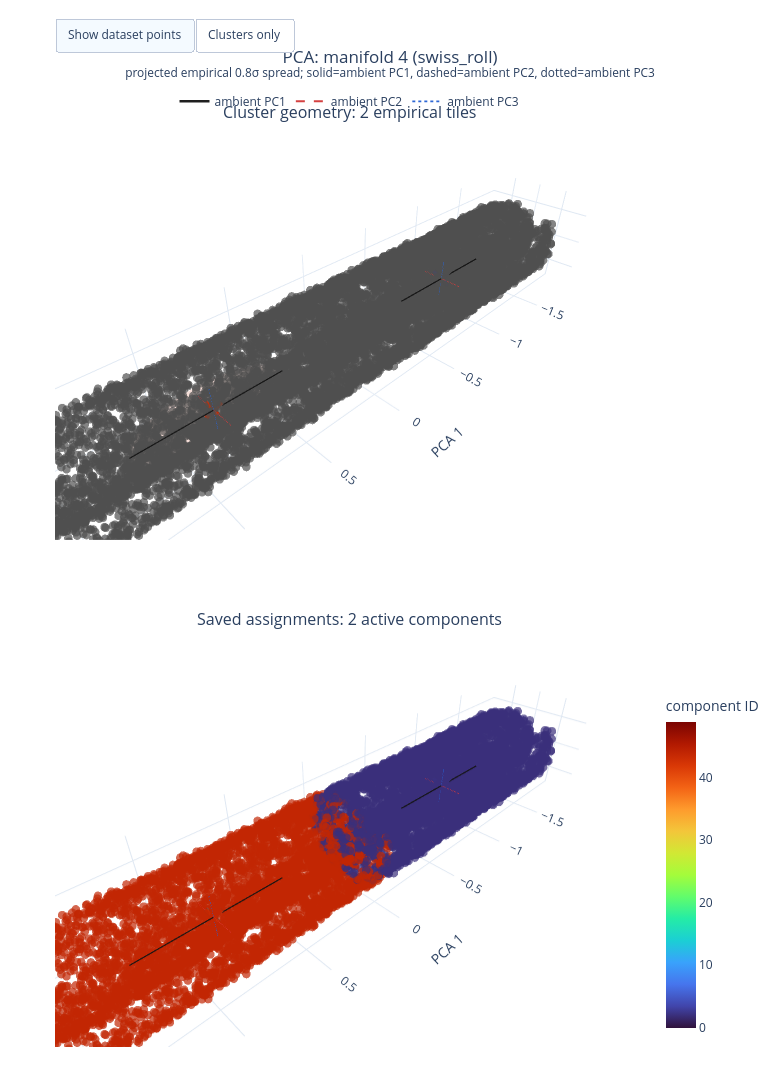

Source (notebook cell):
### Code cell
if RUN_PCA:
    from sklearn.decomposition import PCA

    pca = PCA(n_components=N_COMPONENTS, svd_solver=PCA_SVD_SOLVER)
    pca_points = pca.fit_transform(manifold_points_np)
    pca_means = pca.transform(means_np)
    pca_basis = pca.components_
    pca_covariances = np.einsum(
        "pd,kde,qe->kpq", pca_basis, covariances_np, pca_basis, optimize=True
    )
    pca_pc_directions = np.einsum(
        "pd,kdr->krp", pca_basis, ambient_pc_vectors_np, optimize=True
    )
    validate_projected_tiles(pca_means, pca_covariances, pca_pc_directions)

    display(pd.DataFrame({
        "PCA axis": np.arange(1, N_COMPONENTS + 1),
        "explained_variance_ratio": pca.explained_variance_ratio_,
        "cumulative": np.cumsum(pca.explained_variance_ratio_),
    }))
    pca_figure = plot_projection_pair(
        pca_points,
        pca_means,
        pca_covariances,
        pca_pc_directions,
        method_name="PCA",
        note=(
            f"projected empirical {ELLIPSE_N_STD:g}σ spread; "
            "solid=ambient PC1, dashed=ambient PC2"
            + (", dotted=ambient PC3" if N_COMPONENTS == 3 else "")
        ),
    )

### Figure 1 — Plotly figure (JSON) as saved in the notebook; plotly's stock layout.template omitted (floating-point values rounded to 4 significant figures; data arrays with more than 128 entries replaced by an {"elided": "..."} marker saying what was removed)
{"data": [{"color": "rgb(62, 60, 152)", "flatshading": false, "hovertemplate": "component 2<br>points on selected manifold 15,157<br>total assigned points 15,157<br>mean distance to manifold 0.14580<extra></extra>", "i": {"elided": "324 int values"}, "j": {"elided": "324 int values"}, "k": {"elided": "324 int values"}, "opacity": 0.08, "scene": "scene", "showlegend": false, "showscale": false, "type": "mesh3d", "x": {"elided": "180 float values"}, "y": {"elided": "180 float values"}, "z": {"elided": "180 float values"}}, {"color": "rgb(203, 45, 4)", "flatshading": false, "hovertemplate": "component 44<br>points on selected manifold 14,843<br>total assigned points 14,843<br>mean distance to manifold 0.14339<extra></extra>", "i": {"elided": "324 int values"}, "j": {"elided": "324 int values"}, "k": {"elided": "324 int values"}, "opacity": 0.08, "scene": "scene", "showlegend": false, "showscale": false, "type": "mesh3d", "x": {"elided": "180 float values"}, "y": {"elided": "180 float values"}, "z": {"elided": "180 float values"}}, {"color": "rgb(62, 60, 152)", "flatshading": false, "hovertemplate": "component 2<br>points on selected manifold 15,157<br>total assigned points 15,157<br>mean distance to manifold 0.14580<extra></extra>", "i": {"elided": "324 int values"}, "j": {"elided": "324 int values"}, "k": {"elided": "324 int values"}, "opacity": 0.08, "scene": "scene2", "showlegend": false, "showscale": false, "type": "mesh3d", "x": {"elided": "180 float values"}, "y": {"elided": "180 float values"}, "z": {"elided": "180 float values"}}, {"color": "rgb(203, 45, 4)", "flatshading": false, "hovertemplate": "component 44<br>points on selected manifold 14,843<br>total assigned points 14,843<br>mean distance to manifold 0.14339<extra></extra>", "i": {"elided": "324 int values"}, "j": {"elided": "324 int values"}, "k": {"elided": "324 int values"}, "opacity": 0.08, "scene": "scene2", "showlegend": false, "showscale": false, "type": "mesh3d", "x": {"elided": "180 float values"}, "y": {"elided": "180 float values"}, "z": {"elided": "180 float values"}}, {"hovertemplate": "point (%{x:.4f}, %{y:.4f}, %{z:.4f})<extra></extra>", "marker": {"color": "rgba(55, 55, 55, 0.70)", "size": 5}, "mode": "markers", "scene": "scene", "showlegend": false, "type": "scatter3d", "x": {"elided": "10000 float values"}, "y": {"elided": "10000 float values"}, "z": {"elided": "10000 float values"}}, {"customdata": {"elided": "10000x3 int values"}, "hovertemplate": "component %{customdata[0]:.0f}<br>points on selected manifold %{customdata[1]:,.0f}<br>total assigned points %{customdata[2]:,.0f}<br>point (%{x:.4f}, %{y:.4f}, %{z:.4f})<extra></extra>", "marker": {"cmax": 49, "cmin": 0, "color": {"elided": "10000 int values"}, "colorbar": {"len": 0.38, "title": {"text": "component ID"}, "x": 1.02, "y": 0.2}, "colorscale": [[0, "#30123b"], [0.07143, "#4145ab"], [0.1429, "#4675ed"], [0.2143, "#39a2fc"], [0.2857, "#1bcfd4"], [0.3571, "#24eca6"], [0.4286, "#61fc6c"], [0.5, "#a4fc3b"], [0.5714, "#d1e834"], [0.6429, "#f3c63a"], [0.7143, "#fe9b2d"], [0.7857, "#f36315"], [0.8571, "#d93806"], [0.9286, "#b11901"], [1, "#7a0402"]], "opacity": 0.7, "size": 5}, "mode": "markers", "scene": "scene2", "showlegend": false, "type": "scatter3d", "x": {"elided": "10000 float values"}, "y": {"elided": "10000 float values"}, "z": {"elided": "10000 float values"}}, {"hoverinfo": "skip", "legendgroup": "pc1", "line": {"color": "rgba(20, 20, 20, 0.95)", "dash": "solid", "width": 2.4}, "mode": "lines", "name": "ambient PC1", "scene": "scene", "showlegend": true, "type": "scatter3d", "x": [-0.4414, -1.225, null, 1.239, 0.4621, null], "y": [-0.002901, 0.001276, null, 0.0003636, 0.001301, null], "z": [0.0005291, -4.91e-06, null, 0.0002845, -0.000822, null]}, {"hoverinfo": "skip", "legendgroup": "pc2", "line": {"color": "rgba(210, 55, 55, 0.95)", "dash": "dash", "width": 2}, "mode": "lines", "name": "ambient PC2", "scene": "scene", "showlegend": true, "type": "scatter3d", "x": [-0.8323, -0.8338, null, 0.8509, 0.8505, null], "y": [0.1351, -0.1367, null, 0.1373, -0.1356, null], "z": [-0.002701, 0.003226, null, 0.002831, -0.003368, null]}, {"hoverinfo": "skip", "legendgroup": "pc3", "line": {"color": "rgba(35, 95, 210, 0.95)", "dash": "dot", "width": 1.8}, "mode": "lines", "name": "ambient PC3", "scene": "scene", "showlegend": true, "type": "scatter3d", "x": [-0.8331, -0.833, null, 0.8509, 0.8505, null], "y": [0.001861, -0.003487, null, 0.003633, -0.001969, null], "z": [0.1229, -0.1224, null, -0.1236, 0.1231, null]}, {"hoverinfo": "skip", "legendgroup": "pc1", "line": {"color": "rgba(20, 20, 20, 0.95)", "dash": "solid", "width": 2.4}, "mode": "lines", "name": "ambient PC1", "scene": "scene2", "showlegend": false, "type": "scatter3d", "x": [-0.4414, -1.225, null, 1.239, 0.4621, null], "y": [-0.002901, 0.001276, null, 0.0003636, 0.001301, null], "z": [0.0005291, -4.91e-06, null, 0.0002845, -0.000822, null]}, {"hoverinfo": "skip", "legendgroup": "pc2", "line": {"color": "rgba(210, 55, 55, 0.95)", "dash": "dash", "width": 2}, "mode": "lines", "name": "ambient PC2", "scene": "scene2", "showlegend": false, "type": "scatter3d", "x": [-0.8323, -0.8338, null, 0.8509, 0.8505, null], "y": [0.1351, -0.1367, null, 0.1373, -0.1356, null], "z": [-0.002701, 0.003226, null, 0.002831, -0.003368, null]}, {"hoverinfo": "skip", "legendgroup": "pc3", "line": {"color": "rgba(35, 95, 210, 0.95)", "dash": "dot", "width": 1.8}, "mode": "lines", "name": "ambient PC3", "scene": "scene2", "showlegend": false, "type": "scatter3d", "x": [-0.8331, -0.833, null, 0.8509, 0.8505, null], "y": [0.001861, -0.003487, null, 0.003633, -0.001969, null], "z": [0.1229, -0.1224, null, -0.1236, 0.1231, null]}, {"customdata": [[2.0, 0.5543, 0.05052, 15160.0, 15160.0, 0.1458], [44.0, 0.5514, 0.04948, 14840.0, 14840.0, 0.1434]], "hovertemplate": "component %{customdata[0]:.0f}<br>empirical RMS radius %{customdata[1]:.5f}<br>cluster fraction %{customdata[2]:.5f}<br>points on selected manifold %{customdata[3]:,.0f}<br>total assigned points %{customdata[4]:,.0f}<br>mean distance to manifold %{customdata[5]:.5f}<br>mean (%{x:.4f}, %{y:.4f}, %{z:.4f})<extra></extra>", "marker": {"color": ["rgb(62, 60, 152)", "rgb(203, 45, 4)"], "line": {"width": 1}, "size": 7, "symbol": "x"}, "mode": "markers", "scene": "scene", "showlegend": false, "textfont": {"size": 9}, "textposition": "top center", "type": "scatter3d", "x": [-0.8331, 0.8507], "y": [-0.0008129, 0.0008323], "z": [0.0002621, -0.0002688]}, {"customdata": [[2.0, 0.5543, 0.05052, 15160.0, 15160.0, 0.1458], [44.0, 0.5514, 0.04948, 14840.0, 14840.0, 0.1434]], "hovertemplate": "component %{customdata[0]:.0f}<br>empirical RMS radius %{customdata[1]:.5f}<br>cluster fraction %{customdata[2]:.5f}<br>points on selected manifold %{customdata[3]:,.0f}<br>total assigned points %{customdata[4]:,.0f}<br>mean distance to manifold %{customdata[5]:.5f}<br>mean (%{x:.4f}, %{y:.4f}, %{z:.4f})<extra></extra>", "marker": {"color": ["rgb(62, 60, 152)", "rgb(203, 45, 4)"], "line": {"width": 1}, "size": 7, "symbol": "x"}, "mode": "markers", "scene": "scene2", "showlegend": false, "textfont": {"size": 9}, "textposition": "top center", "type": "scatter3d", "x": [-0.8331, 0.8507], "y": [-0.0008129, 0.0008323], "z": [0.0002621, -0.0002688]}], "layout": {"annotations": [{"font": {"size": 16}, "showarrow": false, "text": "Cluster geometry: 2 empirical tiles", "x": 0.5, "xanchor": "center", "xref": "paper", "y": 1, "yanchor": "bottom", "yref": "paper"}, {"font": {"size": 16}, "showarrow": false, "text": "Saved assignments: 2 active components", "x": 0.5, "xanchor": "center", "xref": "paper", "y": 0.45, "yanchor": "bottom", "yref": "paper"}], "height": 1120, "hovermode": "closest", "legend": {"orientation": "h", "x": 0.5, "xanchor": "center", "y": 1.01, "yanchor": "bottom"}, "margin": {"b": 45, "l": 55, "r": 85, "t": 125}, "scene": {"aspectmode": "data", "bgcolor": "white", "domain": {"x": [0, 1], "y": [0.55, 1]}, "xaxis": {"range": [-1.976, 1.988], "title": {"text": "PCA 1"}}, "yaxis": {"range": [-0.3633, 0.3827], "title": {"text": "PCA 2"}}, "zaxis": {"range": [-0.3273, 0.3356], "title": {"text": "PCA 3"}}}, "scene2": {"aspectmode": "data", "bgcolor": "white", "domain": {"x": [0, 1], "y": [0, 0.45]}, "xaxis": {"range": [-1.976, 1.988], "title": {"text": "PCA 1"}}, "yaxis": {"range": [-0.3633, 0.3827], "title": {"text": "PCA 2"}}, "zaxis": {"range": [-0.3273, 0.3356], "title": {"text": "PCA 3"}}}, "title": {"text": "PCA: manifold 4 (swiss_roll)<br><sup>projected empirical 0.8σ spread; solid=ambient PC1, dashed=ambient PC2, dotted=ambient PC3</sup>", "x": 0.5}, "updatemenus": [{"active": 0, "buttons": [{"args": [{"visible": true}, [4, 5]], "label": "Show dataset points", "method": "restyle"}, {"args": [{"visible": false}, [4, 5]], "label": "Clusters only", "method": "restyle"}], "direction": "right", "type": "buttons", "x": 0, "xanchor": "left", "y": 1.08, "yanchor": "bottom"}], "width": 780}}
